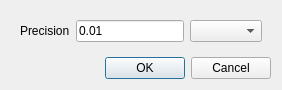
<?xml version="1.0" encoding="UTF-8"?>
<ui version="4.0">
 <class>SpgDialog</class>
 <widget class="QDialog" name="SpgDialog">
  <property name="geometry">
   <rect>
    <x>0</x>
    <y>0</y>
    <width>324</width>
    <height>98</height>
   </rect>
  </property>
  <property name="sizePolicy">
   <sizepolicy hsizetype="Preferred" vsizetype="Preferred">
    <horstretch>0</horstretch>
    <verstretch>0</verstretch>
   </sizepolicy>
  </property>
  <property name="windowTitle">
   <string>Symmetry precision</string>
  </property>
  <layout class="QVBoxLayout" name="verticalLayout">
   <property name="sizeConstraint">
    <enum>QLayout::SetFixedSize</enum>
   </property>
   <item>
    <widget class="QWidget" name="widget" native="true">
     <layout class="QHBoxLayout" name="horizontalLayout">
      <item>
       <widget class="QLabel" name="label">
        <property name="text">
         <string>Precision</string>
        </property>
       </widget>
      </item>
      <item>
       <widget class="QLineEdit" name="precision">
        <property name="text">
         <string>0.01</string>
        </property>
       </widget>
      </item>
      <item>
       <widget class="DistanceUnitCombo" name="unit"/>
      </item>
     </layout>
    </widget>
   </item>
   <item>
    <widget class="QDialogButtonBox" name="buttonBox">
     <property name="orientation">
      <enum>Qt::Horizontal</enum>
     </property>
     <property name="standardButtons">
      <set>QDialogButtonBox::Cancel|QDialogButtonBox::Ok</set>
     </property>
    </widget>
   </item>
  </layout>
 </widget>
 <customwidgets>
  <customwidget>
   <class>DistanceUnitCombo</class>
   <extends>QComboBox</extends>
   <header>tools/distanceunitcombo.h</header>
  </customwidget>
 </customwidgets>
 <resources/>
 <connections>
  <connection>
   <sender>buttonBox</sender>
   <signal>accepted()</signal>
   <receiver>SpgDialog</receiver>
   <slot>accept()</slot>
   <hints>
    <hint type="sourcelabel">
     <x>248</x>
     <y>254</y>
    </hint>
    <hint type="destinationlabel">
     <x>157</x>
     <y>274</y>
    </hint>
   </hints>
  </connection>
  <connection>
   <sender>buttonBox</sender>
   <signal>rejected()</signal>
   <receiver>SpgDialog</receiver>
   <slot>reject()</slot>
   <hints>
    <hint type="sourcelabel">
     <x>316</x>
     <y>260</y>
    </hint>
    <hint type="destinationlabel">
     <x>286</x>
     <y>274</y>
    </hint>
   </hints>
  </connection>
 </connections>
</ui>
